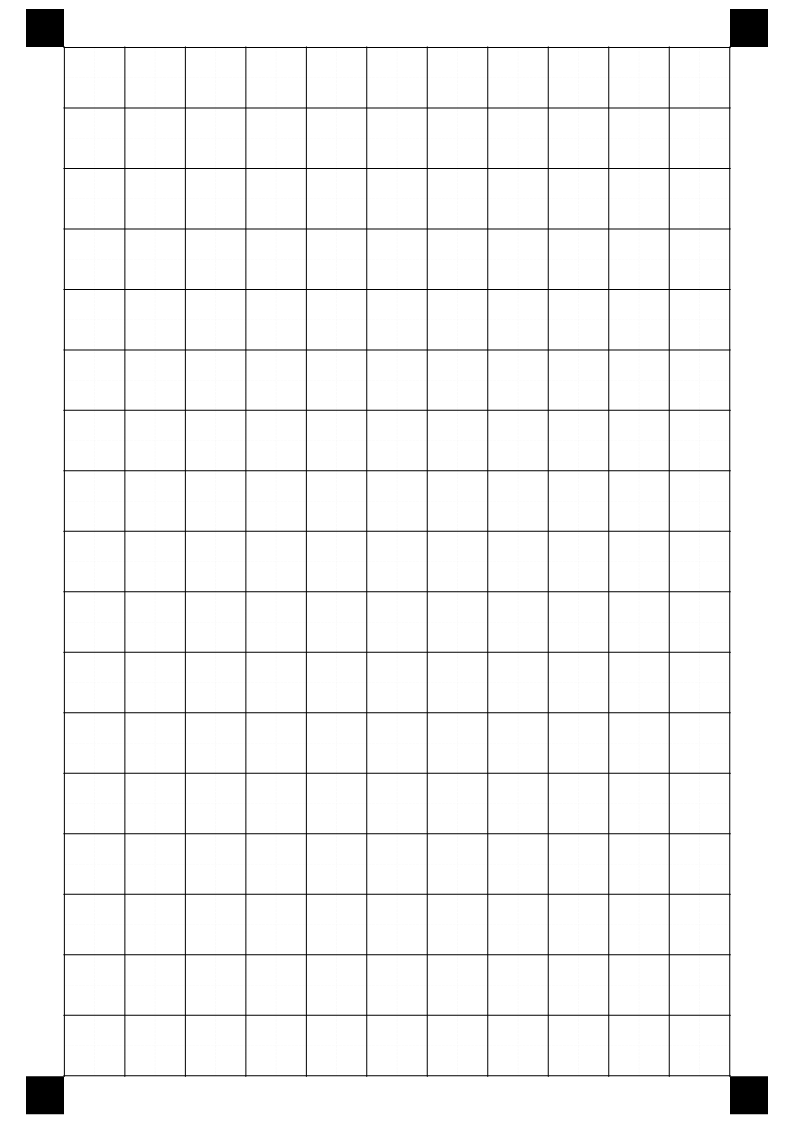
#> input picture handwriting_format/handwriting_format_test.png, 794 x 1123 px; its folder holds only this picture in this run
$ python -i cell_split.py   (imports and definitions only)
#> lines starting #> are read from the running program, lines starting #| are printed output that depends on the picture; after the words box and inside, x2 and y2 are one past the last pixel; in counts of white or black regions, pixels touching at a corner belong together
#> further down, picture is the input picture: shape (1123, 794, 3); min 0, max 255, mean 246.3
from pathlib import Path

import cv2
import numpy as np


WARPED_DIR = Path("outputs/warped")
CELLS_DIR = Path("outputs/cells")
CONTACT_SHEETS_DIR = Path("outputs/contact_sheets")
REPORT_PATH = Path("outputs/cell_split_report.txt")
CHARSET_PATH = Path("charsets/basiclatin_ksx1001.txt")

COLS = 11
ROWS = 17
CELLS_PER_PAGE = COLS * ROWS
DEFAULT_MARGIN_RATIO = 0.08
IMAGE_EXTENSIONS = {".png"}


# [10 lines left out: function list_warped_images, not called in this run]


def load_charset_count(path=CHARSET_PATH):
    chars = Path(path).read_text(encoding="utf-8").replace("\r", "").replace("\n", "")
    return len(chars)


# [22 lines left out: function detect_grid_bbox, not called in this run]


def binarize_page(image):
    gray = image if len(image.shape) == 2 else cv2.cvtColor(image, cv2.COLOR_BGR2GRAY)
    _, binary = cv2.threshold(gray, 0, 255, cv2.THRESH_BINARY | cv2.THRESH_OTSU)
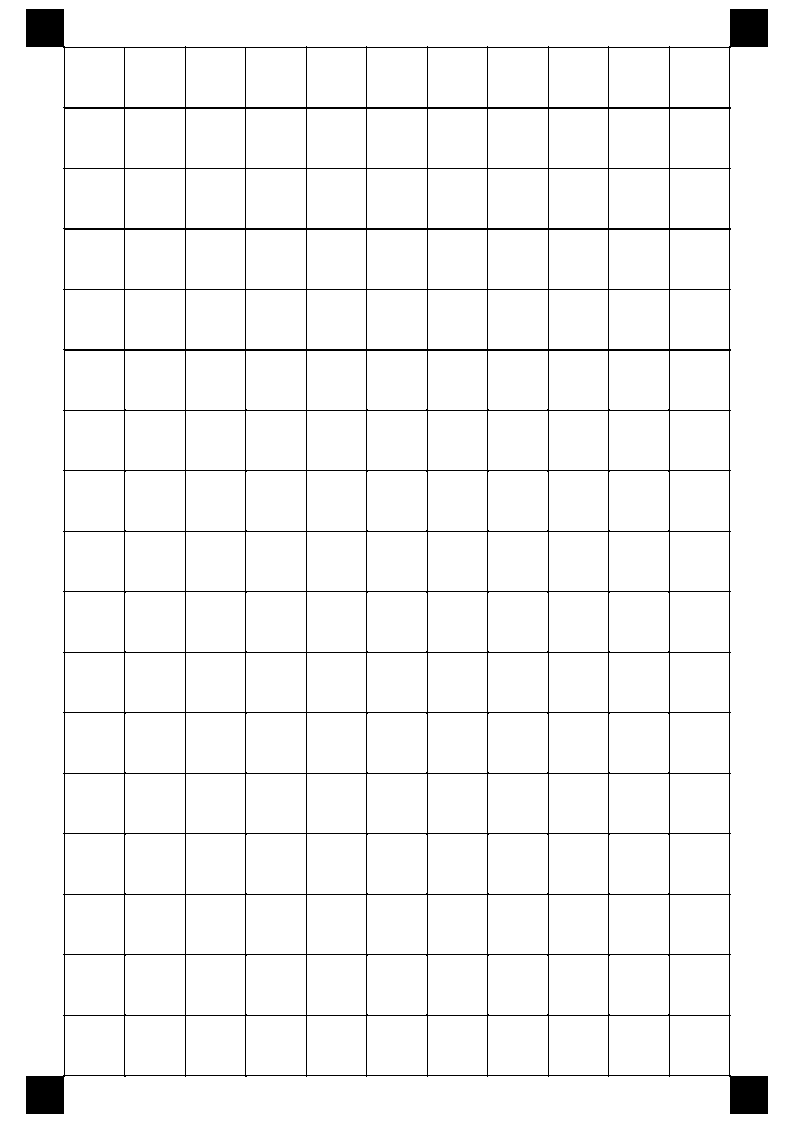
#> binary: shape (1123, 794); 96.4% white; 1 black region, box (x1, y1, x2, y2) and area: (26, 9, 768, 1114) 32009
    black_pixels = np.count_nonzero(binary == 0)
#> black_pixels = 32009
    white_pixels = np.count_nonzero(binary == 255)
#> white_pixels = 859653
    if black_pixels > white_pixels:
        binary = cv2.bitwise_not(binary)
    return binary


# [263 lines left out: functions crop_cell, crop_cell_bounds, crop_cell_pair, make_contact_sheet, split_page, split_page_image and 1 more, not called in this run]


# [3 lines not run here, left out]

>>> import cv2
>>> picture = cv2.imread('../../handwriting_format/handwriting_format_test.png')
>>> result = binarize_page(picture)
